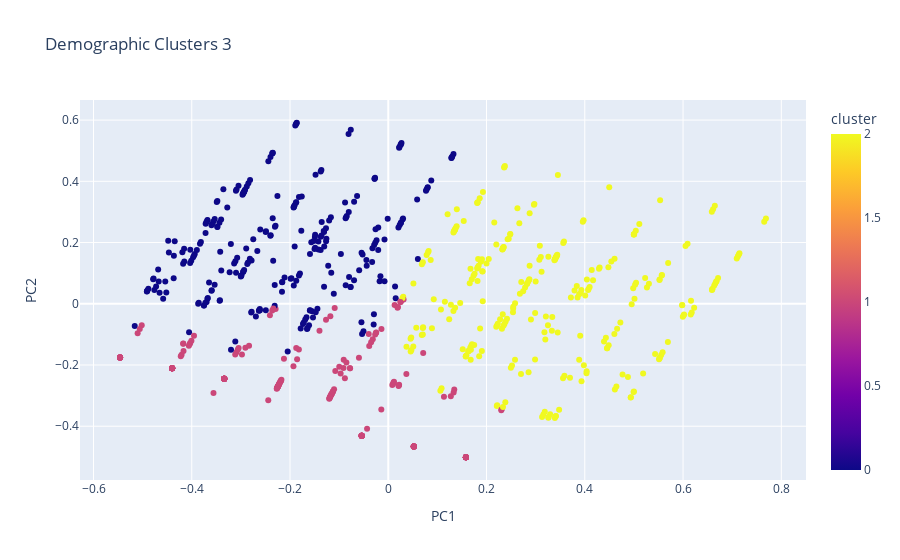
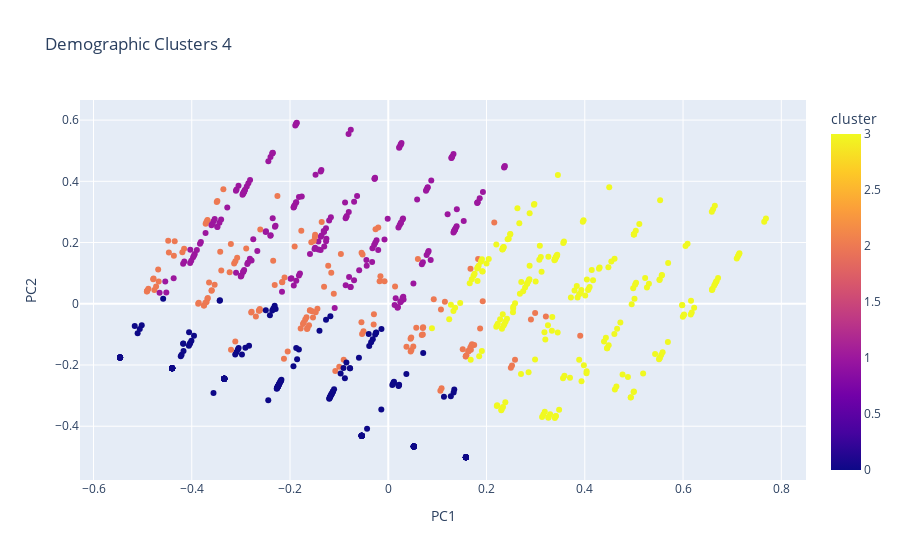
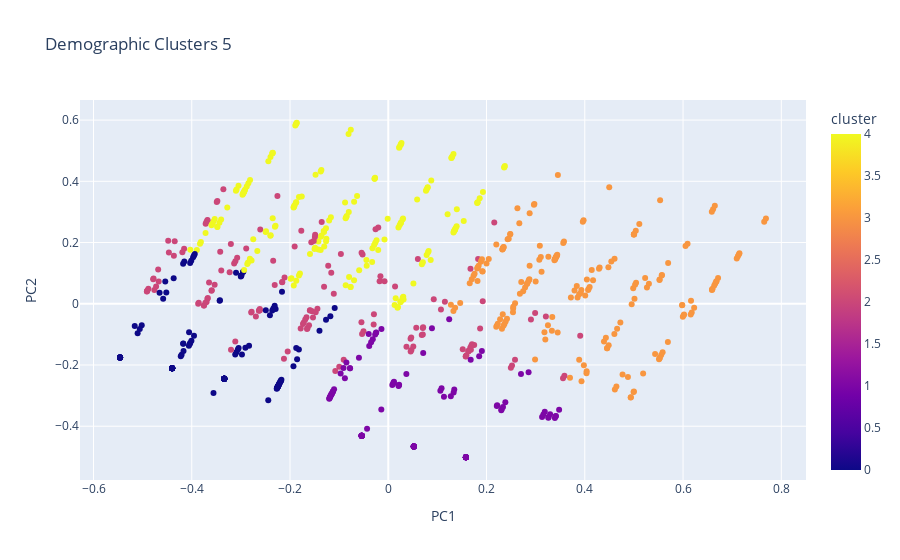
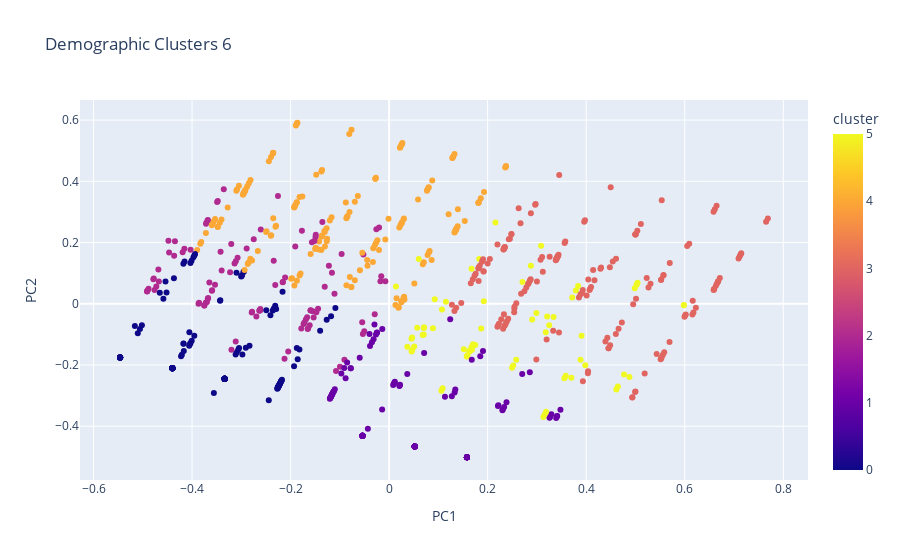

Notebook code cell kept with these figures, in order:
### Code cell
for n in list(range(3,10)):
    pcScatter2D(customers_scaled.iloc[:,:4],n,"Demographic Clusters ")

### Figure 1 — Plotly figure (JSON) as saved in the notebook; plotly's stock layout.template omitted (floating-point values rounded to 4 significant figures; data arrays with more than 128 entries replaced by an {"elided": "..."} marker saying what was removed)
{"data": [{"hovertemplate": "PC1=%{x}<br>PC2=%{y}<br>cluster=%{marker.color}<extra></extra>", "legendgroup": "", "marker": {"color": {"elided": "747 int values"}, "coloraxis": "coloraxis", "symbol": "circle"}, "mode": "markers", "name": "", "orientation": "v", "showlegend": false, "type": "scatter", "x": {"elided": "747 float values"}, "xaxis": "x", "y": {"elided": "747 float values"}, "yaxis": "y"}], "layout": {"coloraxis": {"colorbar": {"title": {"text": "cluster"}}, "colorscale": [[0, "#0d0887"], [0.1111, "#46039f"], [0.2222, "#7201a8"], [0.3333, "#9c179e"], [0.4444, "#bd3786"], [0.5556, "#d8576b"], [0.6667, "#ed7953"], [0.7778, "#fb9f3a"], [0.8889, "#fdca26"], [1, "#f0f921"]]}, "legend": {"tracegroupgap": 0}, "title": {"text": "Demographic Clusters 3"}, "xaxis": {"anchor": "y", "domain": [0, 1], "title": {"text": "PC1"}}, "yaxis": {"anchor": "x", "domain": [0, 1], "title": {"text": "PC2"}}}}

### Figure 2 — Plotly figure (JSON) as saved in the notebook; plotly's stock layout.template omitted (floating-point values rounded to 4 significant figures; data arrays with more than 128 entries replaced by an {"elided": "..."} marker saying what was removed)
{"data": [{"hovertemplate": "PC1=%{x}<br>PC2=%{y}<br>cluster=%{marker.color}<extra></extra>", "legendgroup": "", "marker": {"color": {"elided": "747 int values"}, "coloraxis": "coloraxis", "symbol": "circle"}, "mode": "markers", "name": "", "orientation": "v", "showlegend": false, "type": "scatter", "x": {"elided": "747 float values"}, "xaxis": "x", "y": {"elided": "747 float values"}, "yaxis": "y"}], "layout": {"coloraxis": {"colorbar": {"title": {"text": "cluster"}}, "colorscale": [[0, "#0d0887"], [0.1111, "#46039f"], [0.2222, "#7201a8"], [0.3333, "#9c179e"], [0.4444, "#bd3786"], [0.5556, "#d8576b"], [0.6667, "#ed7953"], [0.7778, "#fb9f3a"], [0.8889, "#fdca26"], [1, "#f0f921"]]}, "legend": {"tracegroupgap": 0}, "title": {"text": "Demographic Clusters 4"}, "xaxis": {"anchor": "y", "domain": [0, 1], "title": {"text": "PC1"}}, "yaxis": {"anchor": "x", "domain": [0, 1], "title": {"text": "PC2"}}}}

### Figure 3 — Plotly figure (JSON) as saved in the notebook; plotly's stock layout.template omitted (floating-point values rounded to 4 significant figures; data arrays with more than 128 entries replaced by an {"elided": "..."} marker saying what was removed)
{"data": [{"hovertemplate": "PC1=%{x}<br>PC2=%{y}<br>cluster=%{marker.color}<extra></extra>", "legendgroup": "", "marker": {"color": {"elided": "747 int values"}, "coloraxis": "coloraxis", "symbol": "circle"}, "mode": "markers", "name": "", "orientation": "v", "showlegend": false, "type": "scatter", "x": {"elided": "747 float values"}, "xaxis": "x", "y": {"elided": "747 float values"}, "yaxis": "y"}], "layout": {"coloraxis": {"colorbar": {"title": {"text": "cluster"}}, "colorscale": [[0, "#0d0887"], [0.1111, "#46039f"], [0.2222, "#7201a8"], [0.3333, "#9c179e"], [0.4444, "#bd3786"], [0.5556, "#d8576b"], [0.6667, "#ed7953"], [0.7778, "#fb9f3a"], [0.8889, "#fdca26"], [1, "#f0f921"]]}, "legend": {"tracegroupgap": 0}, "title": {"text": "Demographic Clusters 5"}, "xaxis": {"anchor": "y", "domain": [0, 1], "title": {"text": "PC1"}}, "yaxis": {"anchor": "x", "domain": [0, 1], "title": {"text": "PC2"}}}}

### Figure 4 — Plotly figure (JSON) as saved in the notebook; plotly's stock layout.template omitted (floating-point values rounded to 4 significant figures; data arrays with more than 128 entries replaced by an {"elided": "..."} marker saying what was removed)
{"data": [{"hovertemplate": "PC1=%{x}<br>PC2=%{y}<br>cluster=%{marker.color}<extra></extra>", "legendgroup": "", "marker": {"color": {"elided": "747 int values"}, "coloraxis": "coloraxis", "symbol": "circle"}, "mode": "markers", "name": "", "orientation": "v", "showlegend": false, "type": "scatter", "x": {"elided": "747 float values"}, "xaxis": "x", "y": {"elided": "747 float values"}, "yaxis": "y"}], "layout": {"coloraxis": {"colorbar": {"title": {"text": "cluster"}}, "colorscale": [[0, "#0d0887"], [0.1111, "#46039f"], [0.2222, "#7201a8"], [0.3333, "#9c179e"], [0.4444, "#bd3786"], [0.5556, "#d8576b"], [0.6667, "#ed7953"], [0.7778, "#fb9f3a"], [0.8889, "#fdca26"], [1, "#f0f921"]]}, "legend": {"tracegroupgap": 0}, "title": {"text": "Demographic Clusters 6"}, "xaxis": {"anchor": "y", "domain": [0, 1], "title": {"text": "PC1"}}, "yaxis": {"anchor": "x", "domain": [0, 1], "title": {"text": "PC2"}}}}
